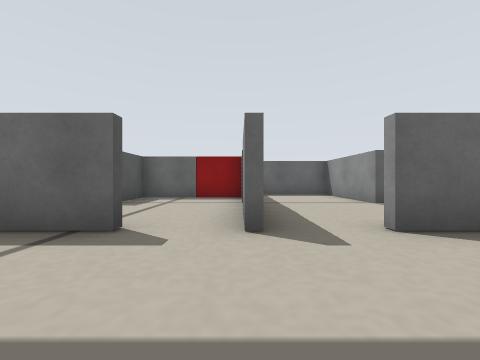
[1] (above)

12 first-person views from a walk through a robot-simulator world made for Stage. The camera is 0.11 m above the floor, looks level and sees 90° across. The lines on the ground mark 1 m squares. The floor is counted in squares, 0.2 m on a side. Each view is taken from the middle of a square. On the plan, view 1 faces up. The plan holds only what a view shows up to about 9 squares ahead; the rest is blank. The place goes on beyond the plan. The robots in the file are not drawn.

[2]
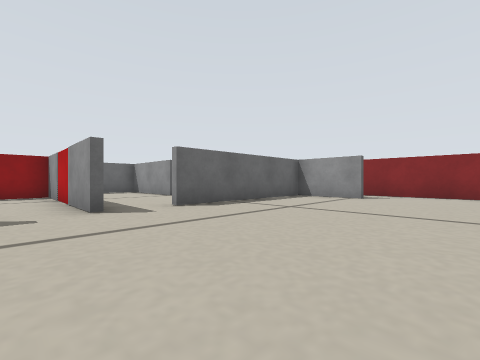

[3]
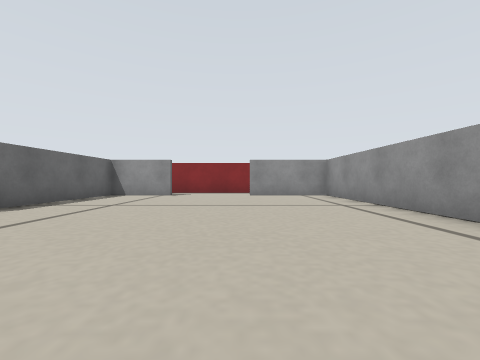

[4]
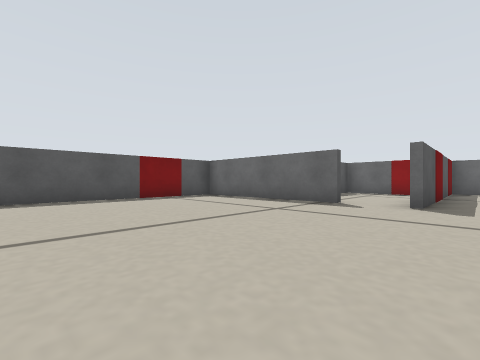

[5]
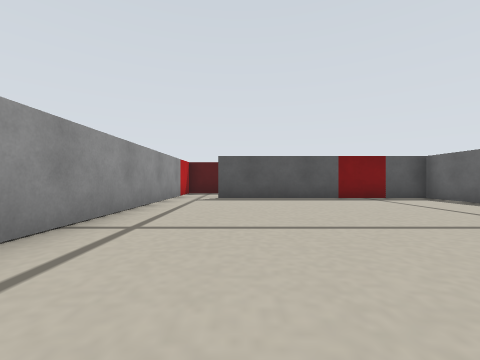

[6]
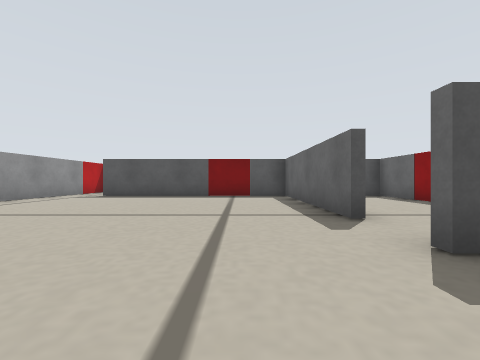

[7]
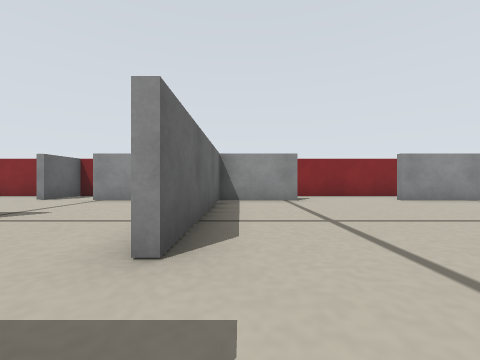

[8]
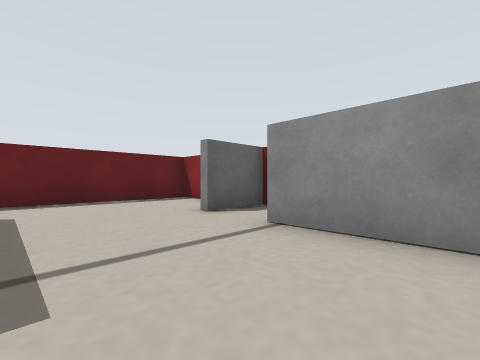

[9]
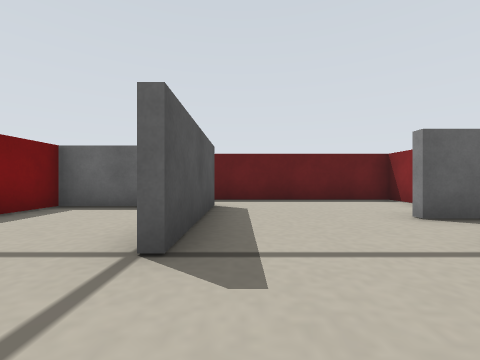

[10]
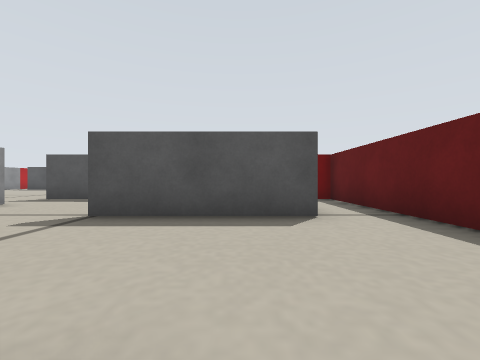

[11]
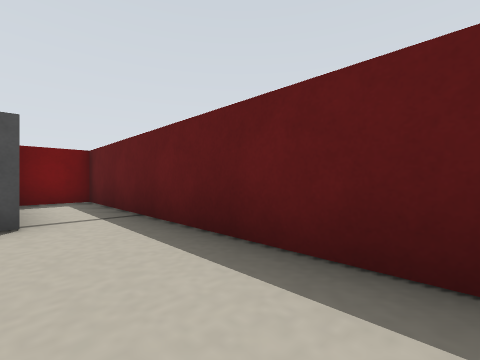

[12]
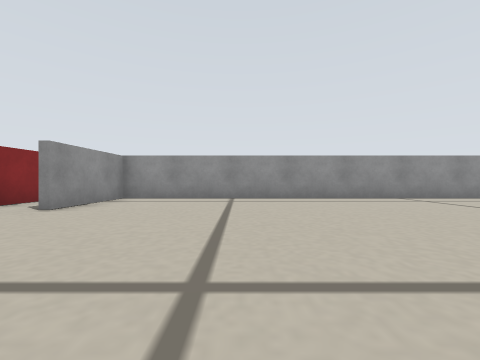

### Floor plan
Ten units are one square. View 1 is at (0, 0); x grows to the right and y downward. Boxes are objects, and circles mark ways between rooms. Rooms are numbered by the first view taken in them; rooms with no view inside come last. Other rooms are left out.
<svg viewBox="-70 -111 156 166">
<path fill="none" stroke="#000" d="M1 -25 1 -35M-12 -25 -61 -25 -61 38M3 -35 3 -25M65 -4 65 -25 16 -25M81 41 81 -9M-65 50 65 50 65 22M35 -92 35 -58M81 -88 81 -106 3 -106 3 -92M65 -40 65 -60M33 -58 33 -90 3 -90 3 -35M-39 -58 -61 -58 -61 -52M1 -35 1 -73 -29 -73 -29 -60"/>
<circle cx="10" cy="-30" r="3" fill="#2a7"/>
<circle cx="-10" cy="-30" r="3" fill="#2a7"/>
<circle cx="30" cy="-45" r="3" fill="#2a7"/>
<text x="10" y="10">1</text>
<text x="50" y="-80">2</text>
<text x="20" y="-60">3</text>
<text x="-30" y="-50">4</text>
</svg>
Room 1 opens to room 3. Room 1 opens to room 4. Room 2 opens to room 3.

Where each view was taken, in squares from view 1:
view 1: 0 up, 0 right, facing up
view 2: 2 down, 1 left, facing up-right
view 3: 2 down, 2 left, facing right
view 4: 3 down, 1 right, facing up-left
view 5: 3 down, 1 right, facing left
view 6: 1 up, 2 right, facing left
view 7: 2 up, 0 right, facing right
view 8: 4 up, 4 right, facing up-right
view 9: 4 up, 4 right, facing up
view 10: 8 up, 7 right, facing left
view 11: 9 up, 7 right, facing up-left
view 12: 2 up, 3 right, facing down
